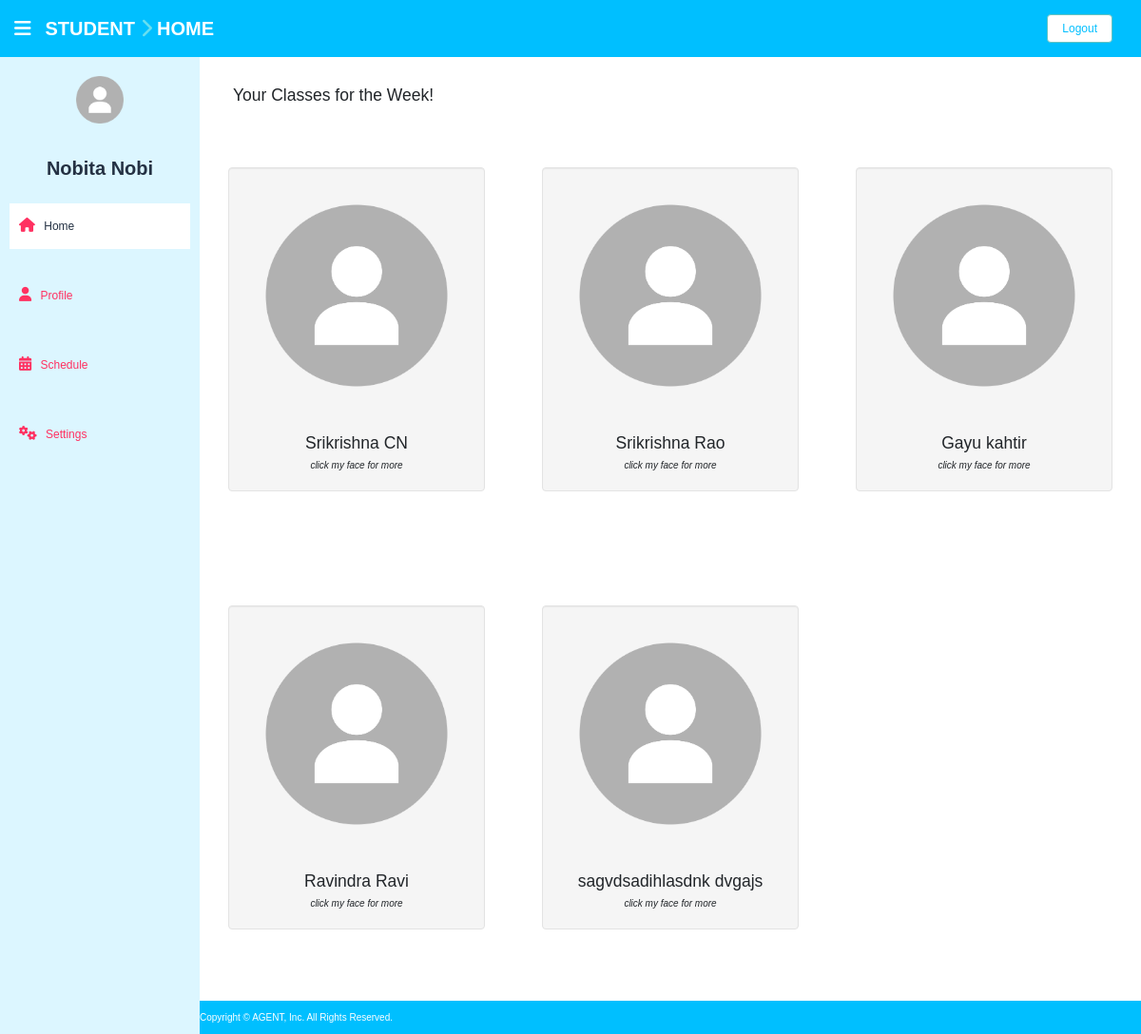
/student/home/index.php (signed in), run on the app's committed database.
### tables this page shows
CREATE TABLE `teachers` (
  `id` bigint(20) UNSIGNED NOT NULL,
  `first_name` varchar(255) NOT NULL,
  `last_name` varchar(255) NOT NULL,
  `password` varchar(255) NOT NULL,
  `email` varchar(255) NOT NULL,
  `gender` varchar(255) NOT NULL,
  `dob` date NOT NULL,
  `nationality` varchar(255) NOT NULL,
  `jlpt` varchar(10) NOT NULL,
  `experience` varchar(255) NOT NULL,
  `description` text,
  `api_id` varchar(400) DEFAULT NULL,
  `phone` varchar(255) NOT NULL,
  `created_at` timestamp NOT NULL DEFAULT CURRENT_TIMESTAMP
);

### teacher/Teacher.php (called while the page is built, shortened)
<?php
class Teacher {
	private $db;
	public function __construct($server, $dbusername, $dbpassword, $dbname) {
		$this->db = new mysqli($server, $dbusername, $dbpassword, $dbname);
	}
	public function get_all_teachers() {
		$result = "SELECT * from teachers";
		$rows = array();
		$result = mysqli_query($this->db, $result);
		while ($row = mysqli_fetch_array($result)) {
			$rows[] = $row;
		}
		$count_row = $result->num_rows;
		if ($count_row >= 1) {
			return $rows;
		} else {
			return 'no data';
		}
	}
}

### student/home/index.php (the view, shortened to what this page needs)
<?php
require '../../teacher/Teacher.php';
$teacher = new Teacher(DB_SERVER, DB_USERNAME, DB_PASSWORD, DB_DATABASE);
$teachers = $teacher->get_all_teachers();
?>
<!DOCTYPE html>
<html lang="en">
  <head>
    <link href="assets/css/bootstrap.css" rel="stylesheet">
    <link href="assets/font-awesome/css/fontawesome.css" rel="stylesheet" />
    <link rel="stylesheet" type="text/css" href="assets/js/gritter/css/jquery.gritter.css" />
    <link rel="stylesheet" type="text/css" href="assets/lineicons/style.css">
    <link href="assets/css/style.css" rel="stylesheet">
    <link href="assets/css/style-responsive.css" rel="stylesheet">
    <link rel="stylesheet" href="https://cdnjs.cloudflare.com/ajax/libs/fullcalendar/3.4.0/fullcalendar.css" />
    <link rel="stylesheet" href="https://cdnjs.cloudflare.com/ajax/libs/twitter-bootstrap/4.0.0-alpha.6/css/bootstrap.css" />
    <link href="assets/css/style-responsive.css" rel="stylesheet">
    <link href="assets/css/main.css" rel="stylesheet">
  </head>
  <body>
  <section id="container" >
      <header class="header black-bg">
              <div class="sidebar-toggle-box">
              <div class="fa fa-bars tooltips" data-placement="right" data-original-title="Toggle Navigation"></div>
              </div>
            <a href="#" class="logo" id=""><b>Student</b> <span class="fa fa-chevron-right">&nbsp;</span><b>Home</b> </a>
            <div class="top-menu">
            	<ul class="nav pull-right top-menu">
                <li><a class="logout" href="../logout">Logout</a></li>
            	</ul>
            </div>
        </header>
      <aside>
          <div id="sidebar"  class="nav-collapse ">
              <ul class="sidebar-menu" id="nav-accordion">
              	  <p class="centered"><a href="profile"><img src="assets/img/profile.png" class="img-circle" width="60"></a></p>
              	  <h5 class="centered" id="profile-picture"><?php echo $_SESSION['first_name'] . " " . $_SESSION['last_name'] ?></h5>
                  <li class="mt">
                      <a class="active" href="">
                          <i class="fa fa-home"></i>
                          <span>Home</span>
                      </a>
                  </li>
                   <li class="mt">
                      <a class="" href="profile">
                          <i class="fa fa-user"></i>
                          <span>Profile</span>
                      </a>
                  </li>
                   <li class="mt">
                      <a class="" href="schedule">
                          <i class="fa fa-calendar-alt"></i>
                          <span>Schedule</span>
                      </a>
                  </li>
                   <li class="mt">
                      <a class="" href="settings">
                          <i class="fa fa-cogs"></i>
                          <span>Settings</span>
                      </a>
                  </li>
              </ul>
          </div>
      </aside>
        <section id="main-content">
          <section class="wrapper  site-min-height">
            <h3><i class="" style="padding:10px; margin-top: -100px !important;"></i>Your Classes  for the Week!</h3>
                            <div class="row">
<?php
$i = 0;
foreach ($teachers as $teacher => $values) {
	echo '
                            <div class="col-lg-4 col-md-4 col-sm-4 mb" >
                                    <div class="wrapper">
    <div class="span3 well">
        <center>
        <a href="#aboutModal" data-toggle="modal" data-target="#myModal' . $i . '"><img src="assets/img/profile.png" class="img-circle responsive img-fluid"></a>
        <h3>' . $values["first_name"] . ' ' . $values["last_name"] . '</h3>
        <em>click my face for more</em>
    </center>
    </div>
    <div class="modal fade" id="myModal' . $i . '" tabindex="-1" role="dialog" aria-labelledby="myModalLabel" aria-hidden="true">
        <div class="modal-dialog">
            <div class="modal-content">
                <div class="modal-header">
                    <button type="button" class="close" data-dismiss="modal" aria-hidden="true"></button>
                    <h4 class="modal-title" id="myModalLabel">About ' . $values["first_name"] . ' ' . $values["last_name"] . '</h4>
                    </div>
                <div class="modal-body">
                    <center>
                    <img src="assets/img/profile.png" name="aboutme" width="140" height="140" border="0" class="img-circle img-fluid"></a>
                    <h3 class="media-heading">' . $values["first_name"] . ' ' . $values["last_name"] . '<small>,  ' . $values["nationality"] . '</small></h3>
                    <span><strong>Level </strong></span>
                        <span class="label label-info">' . $values["jlpt"] . '</span>
                    </center>
                    <hr>
                    <center>
                    <p class="text-left"><strong>Bio: </strong><br>
                        ' . $values["description"] . '</p>
                    <br>
                    </center>
                </div>
                <div class="modal-footer">
                    <center>
<form action="teachers" method="get">
                    <button type="submit" style="float=left" name="id" value="' . $values["id"] . '" class="logout btn btn-success" >Check Availability</button>
</form>
                    <a href="" class="logout btn btn-danger" data-dismiss="modal">Cancel</a>
                    </center>
                </div>
            </div>
        </div>
    </div>
</div>
                                </div>
';
	$i = $i + 1;
}
?>
                            </div>
                    </section>
      <footer class="site-footer center" >
      Copyright © AGENT, Inc. All Rights Reserved.
      </footer>
  </section>
  </section>
  </body>
</html>

### student/home/assets/css/style.css (style rules this page uses)
body { color: #797979; background: #f2f2f2; font-family: 'Ruda', sans-serif; padding: 0px !important; margin: 0px !important; font-size:13px; }
ul li { list-style: none; }
a, a:hover, a:focus { text-decoration: none; outline: none; }
#container { width: 100%; height: 100%; }
.centered { text-align: center; }
.mt { margin-top: 25px; }
.mb { margin-bottom: 25px; }
ul.top-menu > li > .logout { color: #f2f2f2; font-size: 12px; border-radius: 4px; -webkit-border-radius: 4px; border: 1px solid #64c3c2 !important; padding: 5px 15px; margin-right: 15px; background: #68dff0; margin-top: 15px; }
#sidebar { width: 210px; height: 100%; position: fixed; background: #424a5d; }
#sidebar h5 { color: #f2f2f2; font-weight: 700; }
#sidebar ul li { position: relative; }
ul.sidebar-menu , ul.sidebar-menu li ul.sub { margin: -2px 0 0; padding: 0; }
ul.sidebar-menu { margin-top: 75px; }
ul.sidebar-menu li { margin-bottom: 5px; margin-left:10px; margin-right:10px; }
ul.sidebar-menu li a span { display: inline-block; }
ul.sidebar-menu li a { color: #aeb2b7; text-decoration: none; display: block; padding: 15px 0 15px 10px; font-size: 12px; outline: none; -webkit-transition: all 0.3s ease; -moz-transition: all 0.3s ease; -o-transition: all 0.3s ease; -ms-transition: all 0.3s ease; transition: all 0.3s ease; }
ul.sidebar-menu li a.active, ul.sidebar-menu li a:hover, ul.sidebar-menu li a:focus { background: #68dff0; color: #fff; display: block; -webkit-transition: all 0.3s ease; -moz-transition: all 0.3s ease; -o-transition: all 0.3s ease; -ms-transition: all 0.3s ease; transition: all 0.3s ease; }
ul.sidebar-menu li a i { font-size: 15px; padding-right: 6px; }
ul.sidebar-menu li a.active i { color: #fff; }
#main-content { margin-left: 210px; }
.header, .footer { min-height: 60px; padding: 0 15px; }
.header { position: fixed; left: 0; right: 0; z-index: 1002; }
.black-bg { background: #ffd777; border-bottom: 1px solid #c9aa5f; }
.wrapper { display: inline-block; margin-top: 60px; padding-left: 15px; padding-right: 15px; padding-bottom: 15px; padding-top: 0px; width: 100%; }
a.logo { font-size: 20px; color: #ffffff; float: left; margin-top: 15px; text-transform: uppercase; }
a.logo b { font-weight: 900; }
a.logo span { color: #68dff0; }
#top_menu .nav > li, ul.top-menu > li { float: left; }
ul.top-menu > li > a { color: #666666; font-size: 16px; border-radius: 4px; -webkit-border-radius: 4px; border:1px solid #666666 !important; padding: 2px 6px; margin-right: 15px; }
.sidebar-toggle-box { float: left; padding-right: 15px; margin-top: 20px; }
.sidebar-toggle-box .fa-bars { cursor: pointer; display: inline-block; font-size: 20px; }
.site-footer { background: #68dff0; color: #fff; padding: 10px 0; }
.site-min-height { min-height: 900px; }

### student/home/assets/css/main.css (style rules this page uses)
body { font-family: "Hiragino Kaku Gothic ProN", "ヒラギノ角ゴ ProN W3", Meiryo, メイリオ, Osaka, "MS PGothic", arial, helvetica, sans-serif !important; }
.black-bg { background:#00BFFF; border-bottom: none; }
.fa-bars:before { color: #fff; }
#sidebar { background: #DCF6FF; }
#sidebar h5 { font-size: 20px !important; }
.wrapper { background: white; }
ul.sidebar-menu li a.active, ul.sidebar-menu li a:hover, ul.sidebar-menu li a:focus { background: white; color:#243143; }
ul.sidebar-menu li a { color:#FF3161; }
ul.top-menu > li > .logout { color: #00BFFF; background: white; }
#sidebar h5 { color:#243143; }
h1, h2, h3, h4, h5, h6, .h1, .h2, .h3, .h4, .h5, .h6 { margin-top: 30px; }
.site-footer { color: #fff!important; background: #00BFFF !important; }
.fa-home:before, .fa-user:before, .fa-calendar-alt:before, .fa-cogs:before { color: #FF3161; }

### data on the page
teachers: first_name "Srikrishna", last_name "CN"
teachers: first_name "Srikrishna", last_name "Rao"
teachers: first_name "Gayu", last_name "kahtir"
teachers: first_name "Ravindra", last_name "Ravi"
teachers: first_name "sagvdsadihlasdnk", last_name "dvgajs"

### other printed values
$_SESSION['first_name'] "Nobita"
$_SESSION['last_name'] "Nobi"
